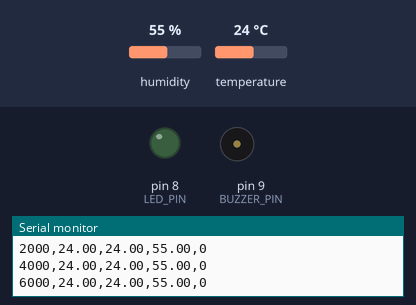
Simulated run of this sketch. Board: Arduino Uno, built with avr-gcc and run on an emulated ATmega328P. Parts: output pins drawn as LEDs (lit = HIGH), buzzer (waves = sounding), the last lines printed to the serial monitor. The inputs (shaded band) are chosen by the test bench; at power-on: temperature 24 °C, humidity 55 %.

Above: at 6.8 s.
6.9 s: temperature set to 37.3 °C
16.8 s: temperature set to 38.1 °C
22.2 s: temperature set to 35 °C
32.1 s: temperature set to 33.6 °C
42.0 s: temperature set to 35.7 °C
At 48.5 s:
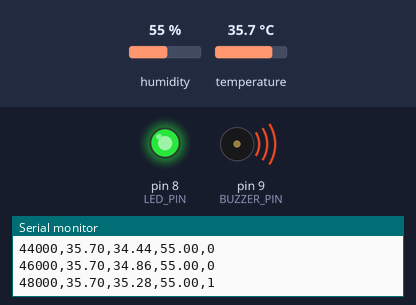
Timing chart, 0 to 50.0 s (numbered marks = the images above; inputs shaded):
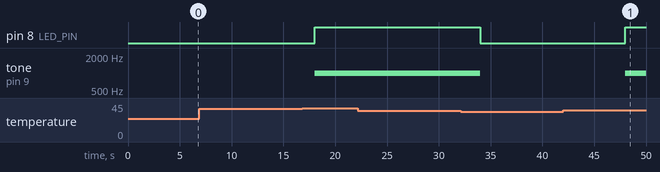

The sketch:

sketch.ino
```cpp
// Smart Temperature & Humidity Monitor (Arduino Uno, C++)
// DHT22 sensor -> moving-average filter -> LED + buzzer alert -> CSV serial log
// Libraries: "DHT sensor library" by Adafruit (+ Adafruit Unified Sensor)

#include <DHT.h>

#define DHT_PIN 2
#define DHT_TYPE DHT22
#define LED_PIN 8
#define BUZZER_PIN 9

const float TEMP_LIMIT_C = 35.0;               // alert threshold
const unsigned long READ_INTERVAL_MS = 2000;   // DHT22 needs >= 2 s between reads
const int WINDOW = 5;                          // moving-average window

DHT dht(DHT_PIN, DHT_TYPE);
float samples[WINDOW];
int sampleIndex = 0;
int sampleCount = 0;
unsigned long lastRead = 0;

// Smooths sensor noise so a single bad reading does not trigger the alarm
float movingAverage(float value) {
  samples[sampleIndex] = value;
  sampleIndex = (sampleIndex + 1) % WINDOW;
  if (sampleCount < WINDOW) sampleCount++;
  float sum = 0;
  for (int i = 0; i < sampleCount; i++) sum += samples[i];
  return sum / sampleCount;
}

void setup() {
  Serial.begin(9600);
  pinMode(LED_PIN, OUTPUT);
  pinMode(BUZZER_PIN, OUTPUT);
  dht.begin();
  Serial.println("time_ms,temp_c,avg_c,humidity_pct,alert");
}

void loop() {
  // Non-blocking timing with millis() instead of delay()
  unsigned long now = millis();
  if (now - lastRead < READ_INTERVAL_MS) return;
  lastRead = now;

  float temp = dht.readTemperature();
  float hum = dht.readHumidity();

  // Error handling: skip invalid readings (disconnected or faulty sensor)
  if (isnan(temp) || isnan(hum)) {
    Serial.println("ERROR,sensor_read_failed");
    return;
  }

  float avg = movingAverage(temp);
  bool alert = avg > TEMP_LIMIT_C;

  digitalWrite(LED_PIN, alert ? HIGH : LOW);
  if (alert) tone(BUZZER_PIN, 1000);
  else noTone(BUZZER_PIN);

  Serial.print(now);  Serial.print(",");
  Serial.print(temp); Serial.print(",");
  Serial.print(avg);  Serial.print(",");
  Serial.print(hum);  Serial.print(",");
  Serial.println(alert ? 1 : 0);
}
```

Measured:
- the behaviour switches between 35 and 35.1 °C on temperature (found by bisection; images 0 and 1)
- after the input at 42.0 s, pin 8 (LED_PIN): LOW → HIGH after 6.0 s; tone on pin 9 (BUZZER_PIN): silent → 1000 Hz after 6.0 s
